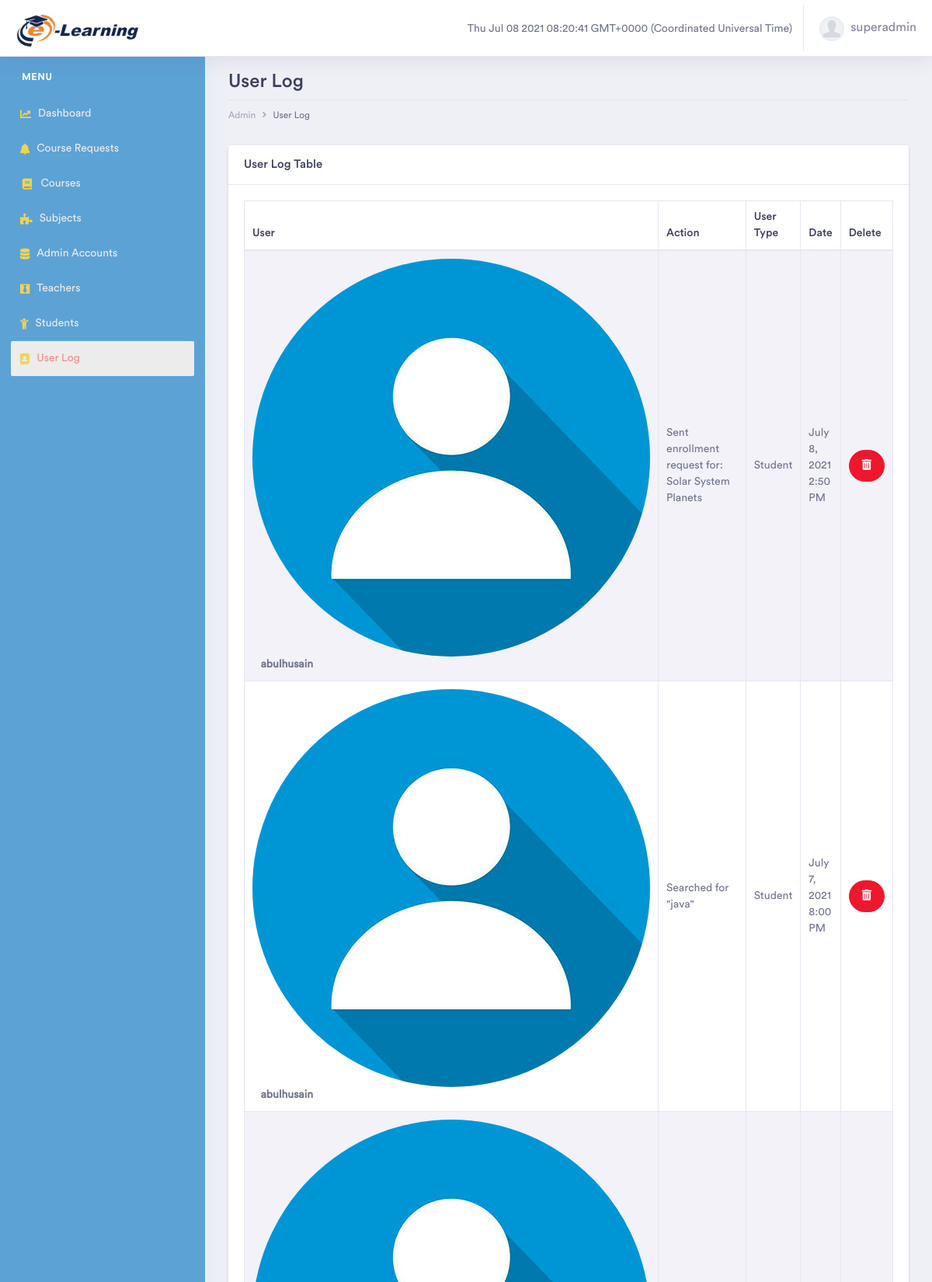
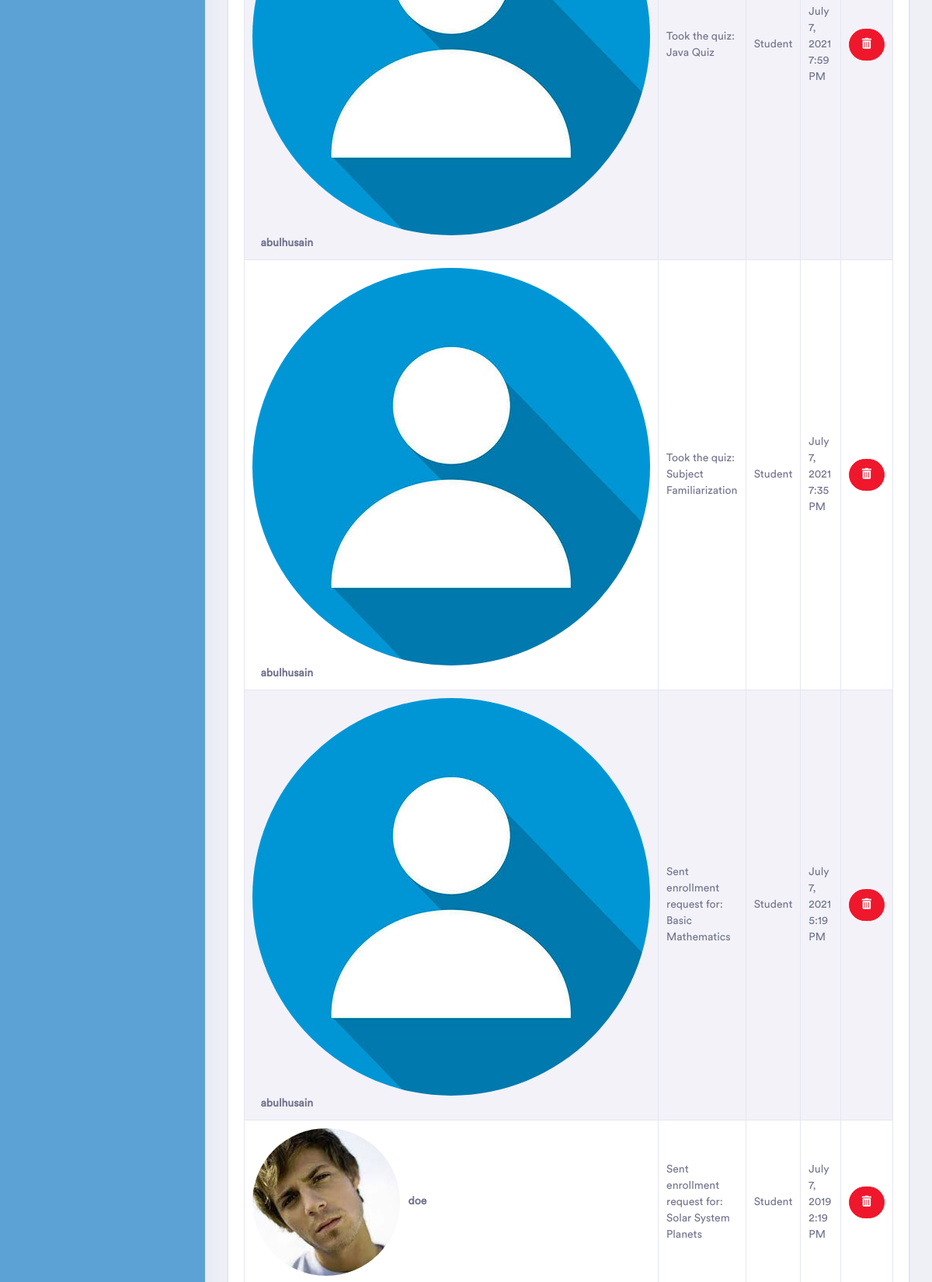
Page /staff/user-log/ (signed in, upper part) on the committed database (2 pictures, top to bottom).
### classroom/models.py (models this page shows, shortened)
class User(AbstractUser):
    email = models.EmailField(unique=True)
    is_student = models.BooleanField(default=False)
    is_teacher = models.BooleanField(default=False)

class UserLog(models.Model):
    action = models.CharField(max_length=255)
    created_at = models.DateTimeField(auto_now_add=True)
    is_active = models.BooleanField(default=True)
    user_type = models.CharField(max_length=10)
    user = models.ForeignKey(User, on_delete=models.CASCADE, related_name='user_logs')

### classroom/views/staff.py (the view)
# urls.py: path('user-log/', staff.UserLogListView.as_view(), name='user_log_list'),
@method_decorator([login_required, staff_required], name='dispatch')
class UserLogListView(ListView):
    model = UserLog
    context_object_name = 'logs'
    extra_context = {
        'title': 'User Log',
        'sidebar': 'user_log'
    }
    template_name = 'classroom/staff/user_log_list.html'
    paginate_by = 15
    def get_context_data(self, **kwargs):
        kwargs['course_request_count'] = Course.objects.values_list('id', flat=True).filter(status='pending').count()
        return super().get_context_data(**kwargs)
    def get_queryset(self):
        return UserLog.objects.filter(is_active=True).order_by('-id')

### classroom/templates/classroom/staff/user_log_list.html (shortened to what this page needs)
{% extends 'staff_base.html' %}
{% load thumbnail %}
{% block content %}
    <div class="row">
        <div class="col-xl-12 col-lg-12 col-md-12 col-sm-12 col-12">
            <div class="page-header">
                <h2 class="pageheader-title">User Log</h2>
                <div class="page-breadcrumb">
                    <nav aria-label="breadcrumb">
                        <ol class="breadcrumb">
                            <li class="breadcrumb-item"><a href="{% url 'staff:dashboard' %}" class="breadcrumb-link">Admin</a></li>
                            <li class="breadcrumb-item active" aria-current="page">User Log</li>
                        </ol>
                    </nav>
                </div>
            </div>
        </div>
    </div>
    <div class="row">
        <div class="col-xl-12 col-lg-12 col-md-12 col-sm-12 col-12">
            <div class="card">
                <h5 class="card-header">User Log Table</h5>
                <div class="card-body">
                    {% if logs %}
                        <div class="table-responsive">
                            <table class="table table-striped table-bordered first">
                                <thead>
                                <tr>
                                    <th>User</th>
                                    <th>Action</th>
                                    <th>User Type</th>
                                    <th>Date</th>
                                    <th>Delete</th>
                                </tr>
                                </thead>
                                <tbody>
                                {% for log in logs %}
                                    <tr>
                                        <td>
                                            {% if log.user_type == 'teacher' %}
                                                {% thumbnail log.user.teacher.image "40x40" crop="center" as im %}
                                                    <img class="rounded-circle" src="{{ im.url }}" width="{{ im.width }}" height="{{ im.height }}" alt="user">&nbsp;&nbsp;
                                                {% endthumbnail %}
                                            {% elif log.user_type == 'student' %}
                                                {% thumbnail log.user.student.image "40x40" crop="center" as im %}
                                                    <img class="rounded-circle" src="{{ im.url }}" width="{{ im.width }}" height="{{ im.height }}" alt="user">&nbsp;&nbsp;
                                                {% endthumbnail %}
                                            {% endif %}
                                            <b>{{ log.user.username }}</b>
                                        </td>
                                        <td>{{ log.action }}</td>
                                        <td>{{ log.user_type.title }}</td>
                                        <td>{{ log.created_at|date:"F j, Y g:i A" }}</td>
                                        <td>
                                            <a href="#" class="btn btn-rounded btn-danger delete" title="Delete" data-id="{{ log.pk }}"><i class="fas fa-trash-alt"></i></a>
                                        </td>
                                    </tr>
                                {% endfor %}
                                </tbody>
                            </table>
                        </div>
                    {% else %}
                        <center>
                            <i>There are no user log records found in the database.</i>
                        </center>
                    {% endif %}
                </div>
            </div>
        </div>
    </div>
{% endblock %}

### templates/staff_base.html (shortened to what this page needs)
{% load static %}<!DOCTYPE html>
<html lang="en">
<head>
    <link rel="stylesheet" href="{% static 'staff/assets/vendor/bootstrap/css/bootstrap.min.css' %}">
    <link rel="stylesheet" href="{% static 'staff/assets/vendor/fonts/circular-std/style.css' %}">
    <link rel="stylesheet" href="{% static 'staff/assets/libs/css/style.css' %}">
    <link rel="stylesheet" href="{% static 'staff/assets/vendor/fonts/fontawesome/css/fontawesome-all.css' %}">
    <link rel="stylesheet" href="{% static 'staff/assets/vendor/charts/chartist-bundle/chartist.css' %}">
    <link rel="stylesheet" href="{% static 'staff/assets/vendor/charts/morris-bundle/morris.css' %}">
    <link rel="stylesheet" href="{% static 'staff/assets/vendor/fonts/material-design-iconic-font/css/materialdesignicons.min.css' %}">
    <link rel="stylesheet" href="{% static 'staff/assets/vendor/charts/c3charts/c3.css' %}">
    <link rel="stylesheet" href="{% static 'staff/assets/vendor/fonts/flag-icon-css/flag-icon.min.css' %}">
    </head>
<body>
    <div class="dashboard-main-wrapper">
        <div class="dashboard-header">
            <nav class="navbar navbar-expand-lg bg-white fixed-top">
                <a class="navbar-brand" href="#">
                    <img src="{% static 'images/digiwiz.png' %}" alt="logo" height="50">
                </a>
                <div class="collapse navbar-collapse " id="navbarSupportedContent">
                    <ul class="navbar-nav ml-auto navbar-right-top">
                        <li class="nav-item">
                            <br>
                            <span id="time"></span>&nbsp;&nbsp;&nbsp;&nbsp;
                        </li>
                        <li class="nav-item dropdown nav-user">
                            <a class="nav-link nav-user-img" href="#" id="navbarDropdownMenuLink2" data-toggle="dropdown" aria-haspopup="true" aria-expanded="false">
                                <img src="{% static 'staff/assets/images/default-user_thumb.png' %}" alt="default-user" class="user-avatar-md rounded-circle">&nbsp;
                                {{ user.username }}
                            </a>
                        </li>
                    </ul>
                </div>
            </nav>
        </div>
        <div class="nav-left-sidebar sidebar-dark" >
            <div class="menu-list">
                <nav class="navbar navbar-expand-lg navbar-light">
                    <div class="collapse navbar-collapse" id="navbarNav">
                        <ul class="navbar-nav flex-column">
                            <li class="nav-divider">
                                Menu
                            </li>
                            <li class="nav-item ">
                                <a class="nav-link {% if sidebar == 'dashboard' %}active{% endif %}" href="{% url 'staff:dashboard' %}">
                                    <i class="fas fa-chart-line"></i>Dashboard
                                </a>
                            </li>
                            <li class="nav-item">
                                <a class="nav-link {% if sidebar == 'course_requests' %}active{% endif %}" href="{% url 'staff:course_requests' %}">
                                    <i class="fas fa-bell"></i>Course Requests
                                </a>
                            </li>
                            <li class="nav-item">
                                <a class="nav-link {% if sidebar == 'course_list' %}active{% endif %}" href="{% url 'staff:course_list' %}">
                                    <i class="fas fa-fw fa-book"></i>Courses
                                </a>
                            </li>
                            {% if user.is_superuser %}
                                <li class="nav-item">
                                    <a class="nav-link {% if sidebar == 'subject_list' %}active{% endif %}" href="{% url 'staff:subject_list' %}">
                                        <i class="fas fa-puzzle-piece"></i>Subjects
                                    </a>
                                </li>
                            {% endif %}
                            {% if user.is_superuser %}
                                <li class="nav-item ">
                                    <a class="nav-link {% if sidebar == 'admin_list' %}active{% endif %}" href="{% url 'staff:admin_list' %}">
                                        <i class="fas fa-database"></i>Admin Accounts
                                    </a>
                                </li>
                            {% endif %}
                            <li class="nav-item">
                                <a class="nav-link {% if sidebar == 'teacher_list' %}active{% endif %}" href="{% url 'staff:teacher_list' %}">
                                    <i class="fab fa-black-tie"></i>Teachers
                                </a>
                            </li>
                            <li class="nav-item">
                                <a class="nav-link {% if sidebar == 'student_list' %}active{% endif %}" href="{% url 'staff:student_list' %}">
                                    <i class="fas fa-child"></i>Students
                                </a>
                            </li>
                            <li class="nav-item">
                                <a class="nav-link {% if sidebar == 'user_log' %}active{% endif %}" href="{% url 'staff:user_log_list' %}">
                                    <i class="fas fa-address-book"></i>User Log
                                </a>
                            </li>
                        </ul>
                    </div>
                </nav>
            </div>
        </div>
        <div class="dashboard-wrapper">
            <div class="container-fluid dashboard-content">
                {% block content %}
                {% endblock %}
            </div>
        </div>
    </div>
</body>
</html>

### rows in the picture
User: username "superadmin"
UserLog: user.username "abulhusain", action "Sent enrollment request for: Solar System Planets", user_type "Student", created_at "July 8, 2021 2:50 PM"
UserLog: user.username "abulhusain", action "Searched for \"java\"", user_type "Student", created_at "July 7, 2021 8:00 PM"
UserLog: user.username "abulhusain", action "Took the quiz: Java Quiz", user_type "Student", created_at "July 7, 2021 7:59 PM"
UserLog: user.username "abulhusain", action "Took the quiz: Subject Familiarization", user_type "Student", created_at "July 7, 2021 7:35 PM"
UserLog: user.username "abulhusain", action "Sent enrollment request for: Basic Mathematics", user_type "Student", created_at "July 7, 2021 5:19 PM"
UserLog: shows a picture, user.username "doe", action "Sent enrollment request for: Solar System Planets", user_type "Student", created_at "July 7, 2019 2:19 PM"
